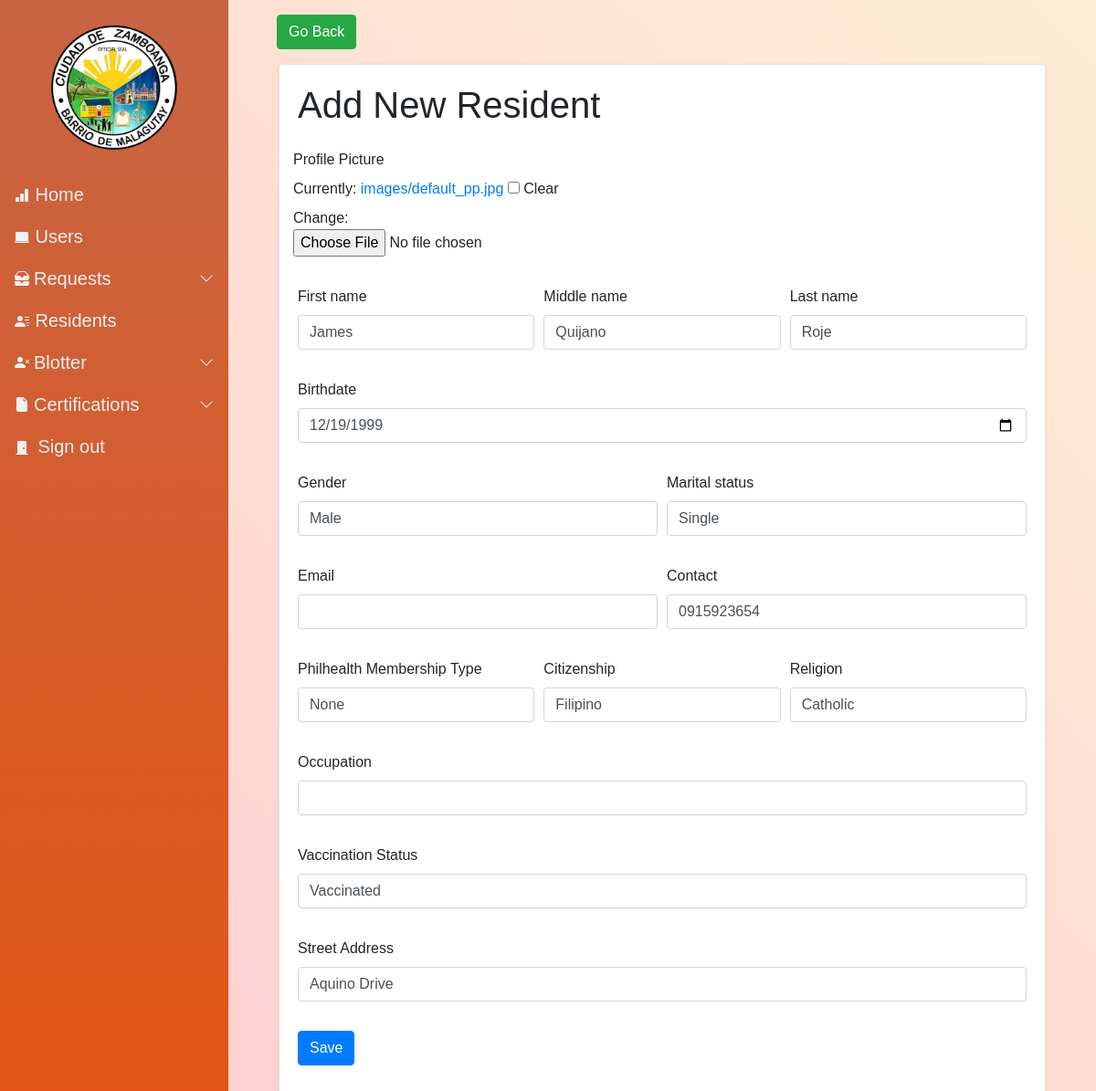
The page /resident_update/21/ (signed in) on the database its author committed.
### Resident/models.py (models this page shows, shortened)
class Resident (models.Model):
    pic = models.ImageField(null=True, blank = True, verbose_name="Profile Picture", upload_to= "images/", default='images/default_pp.jpg')
    First_name = models.CharField(max_length=50)
    Last_name = models.CharField(max_length=50)
    Middle_name = models.CharField(max_length=50, blank=True, null=True)
    Birthdate = models.DateField(auto_now_add=False, auto_now=False)
    Gender_choices = (
        ('Male','Male'),
        ('Female','Female')
        )
    Gender = models.CharField(max_length=100, choices=Gender_choices, default = "Not Specified")
    Email = models.EmailField(max_length=254, blank=True, null=True)
    numbers = RegexValidator(r'^[0-9]+','Only numbers are accepted')
    Contact = models.CharField(max_length=11, validators=[numbers])
    Phealthnone = 'None'
    Phealth_choices = (
        ('None', 'None'),
        ('Employed','Employed'),
        ('Voluntary','Voluntary'),
        ('OFW','OFW'),
        ('Sponsored','Sponsored'),
        ('Indigent','Indigent'),
        ('Lifetime','Lifetime'),
        ('Senior','Senior')
    )
    Philhealth_membership = models.CharField(max_length=100,choices=Phealth_choices,default=Phealthnone,verbose_name="Philhealth Membership Type")
    Cstatus_choices = (
        ('Single','Single'),
        ('Married','Married'),
        ('Separated','Separated'),
        ('Widowed','Widowed'),
        )
    Marital_status = models.CharField(max_length=100, choices = Cstatus_choices, default = "")
    Citizenship = models.CharField(max_length=100)
    Religion = models.CharField(max_length=100)
    Occupation = models.CharField(max_length=100, null=True, blank=True)
    Vac_choices = (
        ('Vaccinated','Vaccinated'),
        ('Unvaccinated','Unvaccinated')
    )
    Vaccination = models.CharField(max_length=100, choices = Vac_choices, verbose_name="Vaccination Status", default="")
    Address = models.CharField(max_length=250, verbose_name="Street Address")
    Resident_code = models.CharField(max_length=500, null=False, blank=False)
    Blacklisted = models.BooleanField(default = False)
    created_date = models.DateTimeField(auto_now_add=True)
    modified_date = models.DateTimeField(auto_now=True)

### Resident/views.py (the view)
@login_required(login_url='login')
def Update_resident(request, pk):
    resident_obj = Resident.objects.get(id = pk)
    form = Resident_Form(instance = resident_obj)
    if request.method == "POST":
        form = Resident_Form(request.POST, request.FILES, instance = resident_obj)
        if form.is_valid():
            form.save()
            messages.success(request, "Resident has been modified")
            return redirect('/residents/')
    context = {
        'form' : form
    }
    return render(request,"profile_form.html",context = context)

### Resident/forms.py
class Resident_Form(forms.ModelForm):
    class Meta:
        widgets = {
            'Birthdate' : DateInput()
        }
        model = Resident
        fields = [
            'pic',
            'First_name',
            'Middle_name',
            'Last_name',
            'Birthdate',
            'Gender',
            'Marital_status',
            'Email',
            'Contact',
            'Philhealth_membership',
            'Citizenship',
            'Religion',
            'Occupation',
            'Vaccination',
            'Address',
        ]

### Resident/context_processors.py (called while the page is built)
def greet(request):
    greeting = f"{request.user.username}"
    return{
        "greeting" : greet
    }

### templates/profile_form.html (shortened to what this page needs)
{% extends 'base.html' %}
{% load crispy_forms_tags %}
{% block content %}
<div style="margin-left: 40px;">
    <a href = "{% url 'residents' %}" class="btn btn-success ml-2 mb-3" role="button">Go Back</a>
</div>
<div style="margin-right: 50px; margin-left:50px; padding:20px; background-color: white;" class="border rounded shadow-sm mb-5">
    <h1 class="mb-4">Add New Resident</h1>
    <form enctype="multipart/form-data" method = "POST" action="">
        <div class="form-row">
            <div class="form-group" col>
                {{ form.pic | as_crispy_field }}
            </div>
        </div>
        <div class="form-row">
            <div class="form-group col">
                {{ form.First_name | as_crispy_field}}
            </div>
            <div class="form-group col">
                {{ form.Middle_name | as_crispy_field}}
            </div>
            <div class="form-group col">
                {{ form.Last_name | as_crispy_field}}
            </div>
        </div>
        <div class="form-row">
            <div class="form-group col">
                {{ form.Birthdate | as_crispy_field}}
            </div>
        </div>
        <div class="form-row">
            <div class="form-group col">
                {{ form.Gender | as_crispy_field}}
            </div>
            <div class="form-group col">
                {{ form.Marital_status | as_crispy_field}}
            </div>
        </div>
        <div class="form-row">
            <div class="form-group col">
                {{ form.Email | as_crispy_field}}
            </div>
            <div class="form-group col">
                {{ form.Contact | as_crispy_field}}
            </div>
        </div>
        <div class="form-row">
            <div class="form-group col">
                {{ form.Philhealth_membership | as_crispy_field}}
            </div>
            <div class="form-group col">
                {{ form.Citizenship | as_crispy_field}}
            </div>
            <div class="form-group col">
                {{ form.Religion | as_crispy_field}}
            </div>
        </div>
        <div class="form-row">
                <div class="form-group col">
                    {{ form.Occupation | as_crispy_field}}
                </div>
        </div>
        <div class="form-row">
                <div class="form-group col">
                    {{ form.Vaccination | as_crispy_field}}
                </div>
        </div>
        <div class="form-row">
                <div class="form-group col">
                    {{ form.Address | as_crispy_field}}
                </div>
        </div>
        <input type = "submit" name = "Submit" value = "Save" class = "btn btn-primary" onclick = "">
    </form>
</div>
{% endblock content %}

### static/css/nav.css (style rules this page uses)
@media (min-width: 992px) { body { overflow: auto !important; } }

### templates/base.html (style rules this page uses)
body::after { opacity: 0.; }

### rows shown on the page
Resident: First_name "James", Middle_name "Quijano", Last_name "Roje", Birthdate "12/19/1999", Gender "Male", Marital_status "Single", Contact "0915923654", Philhealth_membership "None", Citizenship "Filipino", Religion "Catholic", Vaccination "Vaccinated", Address "Aquino Drive"
